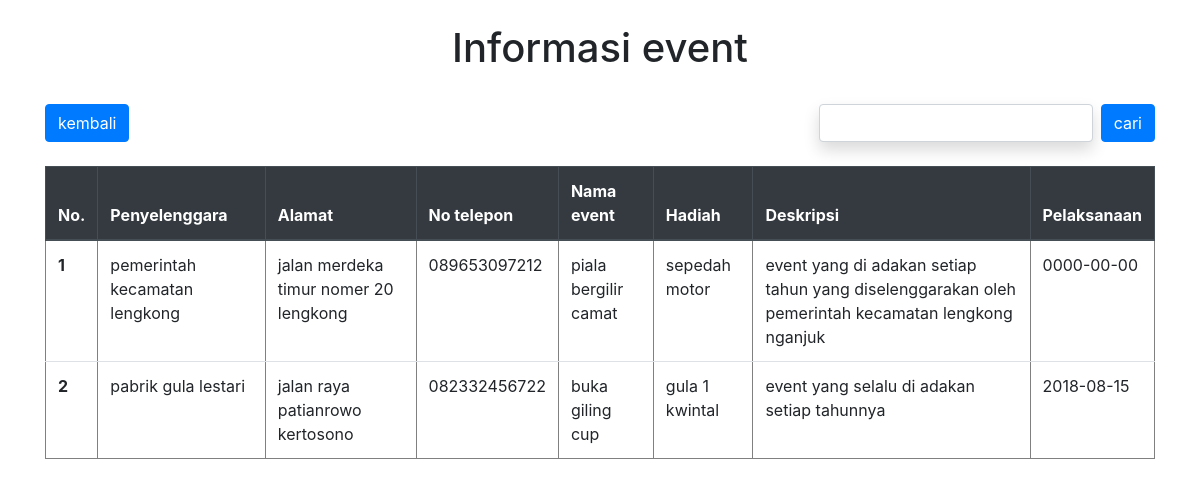
The app's page /admin/event.php with its own data.
### tables this page shows
CREATE TABLE `event` (
  `id` int(11) NOT NULL,
  `penyelenggara` varchar(40) NOT NULL,
  `alamat` varchar(40) NOT NULL,
  `no_telepon` varchar(15) NOT NULL,
  `nama_event` varchar(30) NOT NULL,
  `hadiah` varchar(45) NOT NULL,
  `deskripsi` text NOT NULL,
  `pelaksanaan` date NOT NULL,
  `jam` varchar(5) NOT NULL
);

### admin/fungsi.php (called while the page is built, shortened)
<?php
require '../koneksi.php';
function query ($query) {
	global $konek;
	$result = mysqli_query ($konek, $query);
	$rows = [];
	while ( $row  = mysqli_fetch_assoc($result)) {
	 	$rows[] = $row;
	 }
	 return $rows;
}
 ?>

### admin/event.php (the view, shortened to what this page needs)
<?php
	require 'fungsi.php';
	$user = query ("SELECT * FROM event");
 ?>
<!DOCTYPE html>
<html>
<head>
	<link rel="stylesheet" href="https://stackpath.bootstrapcdn.com/bootstrap/4.5.0/css/bootstrap.min.css">
</head>
<body>
<div class="container-fluid">
	<div class="container">
		<div class="row mt-4">
			<div class="col text-center">
				<h1>Informasi event</h1>
			</div>
		</div>
		<div class="row mt-4">
			<div class="col">
				<a href="../admin.php" class="btn btn-primary">kembali</a>
			</div>
			<div class="col">
			<form class="form-inline float-right" action="" method="post">
				<div class="form-group">
					<input class="form-control shadow" type="text" name="keyword" autofocus="" autocomplete="off" width="200px;">
				</div>
				<button class="btn btn-primary ml-2 " type="submit" name="cari">
					cari
				</button>
			</form>
			</div>
		</div>
		<br>
		<table class="table table-hover" border="1" cellpadding="10" cellspacing="0">
			<thead class="thead-dark">
			<tr>
				<th>No.</th>
				<th>Penyelenggara</th>
				<th>Alamat</th>
				<th>No telepon</th>
				<th>Nama event</th>
				<th>Hadiah</th>
				<th>Deskripsi</th>
				<th>Pelaksanaan</th>
			</tr>
			</thead>
			<?php $i=1; ?>
			<?php foreach ($user as $row ) : ?>
			<tr>
				<th><?= $i; ?></th>
				<td><?= $row["penyelenggara"]; ?></td>
				<td><?= $row["alamat"]; ?></td>
				<td><?= $row["no_telepon"]; ?></td>
				<td><?= $row["nama_event"]; ?></td>
				<td><?= $row["hadiah"]; ?></td>
				<td><?= $row["deskripsi"]; ?></td>
				<td><?= $row["pelaksanaan"]; ?></td>
			</tr>
			<?php $i++; ?>
			<?php endforeach; ?>
		</table>
	</div>
</div>
</body>
</html>

### records on screen
event: penyelenggara "pemerintah kecamatan lengkong", alamat "jalan merdeka timur nomer 20 lengkong", no_telepon "089653097212", nama_event "piala bergilir camat", hadiah "sepedah motor", deskripsi "event yang di adakan setiap tahun yang diselenggarakan oleh pemerintah kecamatan lengkong nganjuk", pelaksanaan "0000-00-00"
event: penyelenggara "pabrik gula lestari", alamat "jalan raya patianrowo kertosono", no_telepon "082332456722", nama_event "buka giling cup", hadiah "gula 1 kwintal", deskripsi "event yang selalu di adakan setiap tahunnya", pelaksanaan "2018-08-15"
